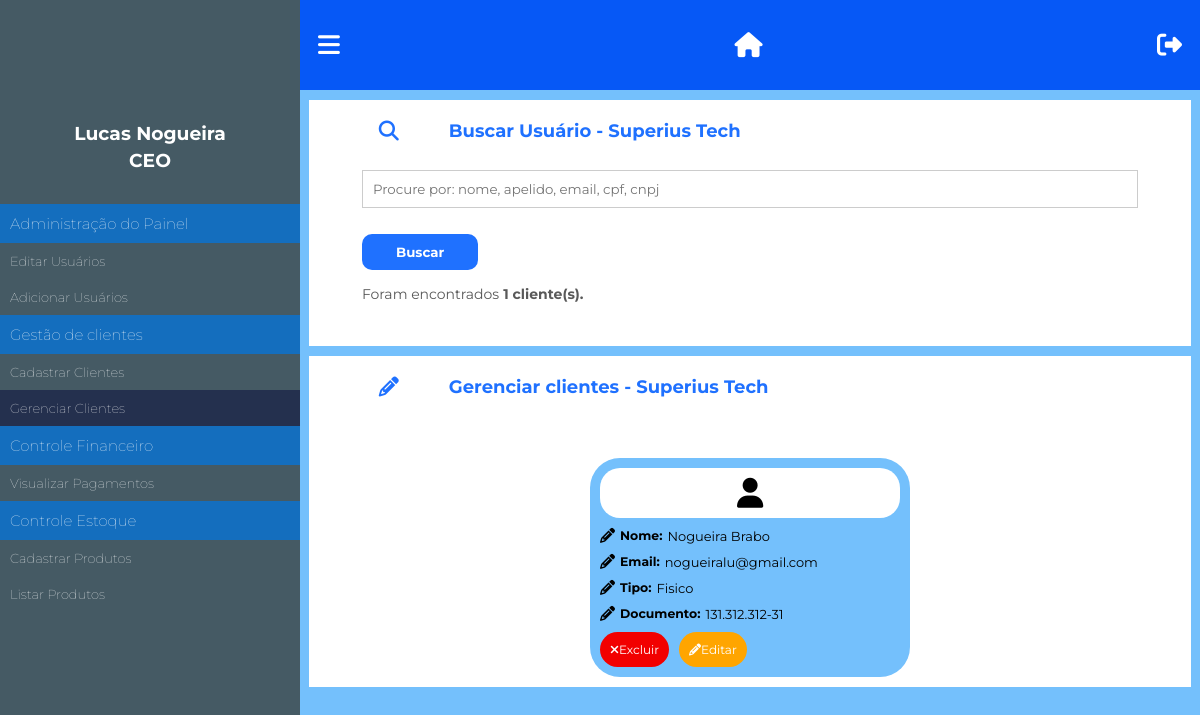
The app's page /painel/gerenciar-clientes (signed in), older data.
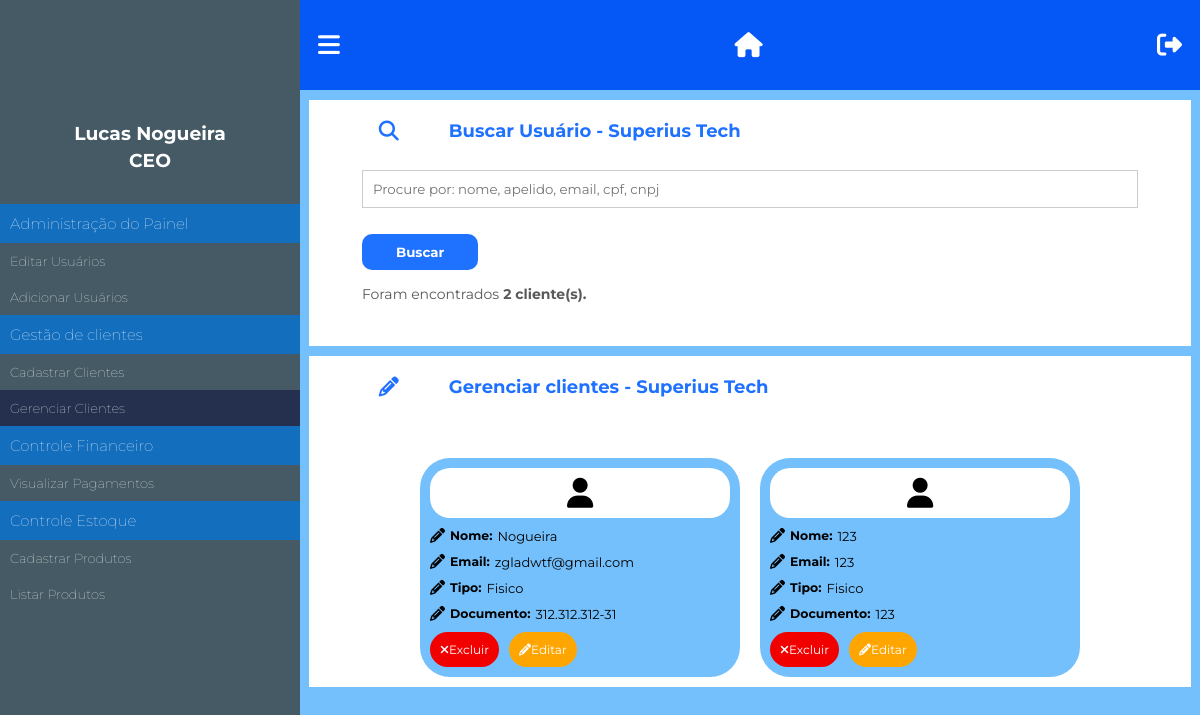
The same page, newer data.
### tables this page shows
CREATE TABLE `clientes` (
  `nCdCliente` int(11) NOT NULL,
  `sNmCliente` varchar(255) DEFAULT NULL,
  `sDsApelido` varchar(255) DEFAULT NULL,
  `sDsEmail` varchar(255) DEFAULT NULL,
  `sDsSenha` varchar(255) DEFAULT NULL,
  `sDsTipoDocumento` varchar(255) DEFAULT NULL,
  `sNrCpfCnpj` varchar(255) DEFAULT NULL,
  `sDsImagem` varchar(255) DEFAULT NULL
);

### classes/Negocio/MySql.php (called while the page is built, shortened)
<?php
	class MySql{
		private static $pdo;
		public static function conectar(){
			if(self::$pdo == null){
				try{
				self::$pdo = new PDO('mysql:host='.HOST.';dbname='.DATABASE,USER,PASSWORD,array(PDO::MYSQL_ATTR_INIT_COMMAND => "SET NAMES utf8"));
				self::$pdo->setAttribute(PDO::ATTR_ERRMODE,PDO::ERRMODE_EXCEPTION);
				}catch(Exception $e){
					echo '<h3>Erro ao conectar</h3>';
				}
			}
			return self::$pdo;
		}
	}
?>

### classes/Persistencia/PainelSQL.php (called while the page is built, shortened)
<?php
class PainelSQL{
    public static function carregarClientesComFiltro($query){
        return "SELECT * FROM CLIENTES $query";
    }
}
?>

### painel/pages/gerenciar-clientes.php (the view, shortened to what this page needs)
<div class="box-content w100 ">
<div class="title-content">
<i class="fa-solid fa-magnifying-glass" style="color: #1f71ff;"></i>
    <h3>Buscar Usuário - <?php echo NOME_EMPRESA ?></h3>
</div>
<?php
$query = "";
$clientes = Painel::carregarClientesComFiltro($query);
?>
<form method="post">
<div class="form-group">
        <input type="text" name="busca" placeholder="Procure por: nome, apelido, email, cpf, cnpj">
    </div>
    <div class="form-group">
    <input type="submit" name="acao" value="Buscar">
    <div class="linhas-retornadas"><p>Foram encontrados<b> <?php echo count($clientes) ?> cliente(s).</b></p></div>
    </div>
    </form>
</div>
<div class="box-content w100 ">
<div class="title-content">
    <i class="fa-solid fa-pencil" style="color: #1f71ff;"></i>
    <h3>Gerenciar clientes - <?php echo NOME_EMPRESA ?></h3>
</div>
<div class="boxes-content-edit">
<?php
$query = "";
$clientes = Painel::carregarClientesComFiltro($query);
foreach($clientes as $values) {
?>
<div class="boxes">
    <div class="boxes-topo">
        <i class="fa fa-user"></i>
    </div>
    <div class="boxes-tipo"><i class="fa fa-pencil"></i><h5>Nome: </h5> <p><?php echo $values['sDsApelido']; ?></p></div>
    <div class="boxes-tipo email"><i class="fa fa-pencil"></i><h5>Email: </h5> <p><?php echo $values['sDsEmail']; ?></p></div>
    <div class="boxes-tipo"><i class="fa fa-pencil"></i> <h5>Tipo: </h5> <p><?php echo  ucfirst($values['sDsTipoDocumento']); ?></p></div>
    <div class="boxes-tipo"><i class="fa fa-pencil"></i><h5>Documento: </h5> <p><?php echo $values['sNrCpfCnpj']; ?></p></div>
    <div class="boxes-btn">
    <a class="btn delete" item_id="<?php echo $values['nCdCliente'] ?>" href="<?php INCLUDE_PATH_PAINEL?>"><i class="fa fa-times"></i>Excluir</a>
    <a class="btn edit" href="<?php echo INCLUDE_PATH_PAINEL?>editar-clientes?id=<?php echo $values['nCdCliente']?>"><i class="fa-solid fa-pencil"></i>Editar</a>
    </div>
</div>
<?php } ?>
</div>
</div>

### painel/index.php
<?php
include('../config.php');
if(Painel::logado() == false)
    include('login.php');
else
    include('main.php');
?>

### painel/main.php (shortened to what this page needs)
<!DOCTYPE html>
<html lang="en">
<head>
    <link rel="stylesheet" href="<?php INCLUDE_PATH_PAINEL ?>css/main.css">
    <link rel="stylesheet" href="https://cdn.jsdelivr.net/npm/zebra_datepicker@latest/dist/css/default/zebra_datepicker.min.css">
</head>
<body>
    <div class="menu">
        <div class="boxUsuario">
            <div class="avatarUser">
        </div>
        <div class="nomeUser">
        <div class="infoUser"><h3><?php echo $_SESSION['adminName']; ?></h3></div>
        </div>
        <div class="cargoUser">
        <div class="infoUser"><span><h3><?php echo $_SESSION['adminCargo']; ?></h3></span></div>
        </div>
        </div>
        <div class="itens-menu">
        <h2>Administração do Painel</h2>
        <a <?php selecionadoMenu('editar-usuario'); ?> href="<?php INCLUDE_PATH_PAINEL ?>editar-usuario">Editar Usuários</a>
        <a <?php selecionadoMenu('adicionar-usuario'); ?> href="<?php INCLUDE_PATH_PAINEL ?>adicionar-usuario">Adicionar Usuários</a>
        <h2>Gestão de clientes </h2>
        <a <?php selecionadoMenu('cadastrar-clientes'); ?> href="<?php INCLUDE_PATH_PAINEL ?>cadastrar-clientes">Cadastrar Clientes</a>
        <a <?php selecionadoMenu('gerenciar-clientes'); ?> href="<?php INCLUDE_PATH_PAINEL ?>gerenciar-clientes">Gerenciar Clientes</a>
        <h2>Controle Financeiro</h2>
        <a <?php selecionadoMenu('visualizar-pagamentos'); ?> href="<?php INCLUDE_PATH_PAINEL ?>visualizar-pagamentos">Visualizar Pagamentos</a>
        <h2>Controle Estoque</h2>
        <a <?php selecionadoMenu('cadastrar-produtos'); ?> href="<?php INCLUDE_PATH_PAINEL ?>cadastrar-produtos">Cadastrar Produtos</a>
        <a <?php selecionadoMenu('listar-produtos'); ?> href="<?php INCLUDE_PATH_PAINEL ?>listar-produtos">Listar Produtos</a>
        </div>
    </div>
    <header>
    <div class="center">
        <div class="menu-btn">
            <i class="fa-solid fa-bars" id="menuBtn" style="color: #ffffff;"></i>
        </div>
        <div class="home logout">
        <a href="<?php INCLUDE_PATH_PAINEL ?>voltar"><i class="fa-solid fa-house" style="color: #ffffff;"></i></a>
        </div>
        <div class="logout">
            <a href="<?php INCLUDE_PATH_PAINEL ?>?logout"><i class="fa-solid fa-right-from-bracket" style="color: #ffffff;"></i></a>
        </div>
    </header>
    <div class="content">
   <?php Painel::carregarPagina(); ?>
    </div>
</body>
</html>

### config.php (shortened to what this page needs)
<?php
include('classes/Negocio/Painel.php');
include('classes/Negocio/MySql.php');
include('classes/Negocio/GDA.php');
include('classes/Persistencia/PainelSQL.php');
function selecionadoMenu($par){
    $url = explode('/',@$_GET['url'])[0];
    if($url == $par){
        echo 'class="menu-active"';
    }
}
?>

### classes/Negocio/Painel.php (shortened to what this page needs)
<?php
class Painel
{
	public static function logado(){
		return isset($_SESSION['login']) ? true : false;
	}
	public static function carregarPagina(){
		if(isset($_GET['url'])){
			$url = explode('/',$_GET['url']);
			if(file_exists('pages/'.$url[0].'.php')){
				include('pages/'.$url[0].'.php');
			}else{
				header('Location: '.INCLUDE_PATH_PAINEL);
			}
		}else{
			include('pages/home.php');
		}
	}
	public static function carregarClientesComFiltro($query){
		$sql = MySql::conectar()->prepare(PainelSQL::carregarClientesComFiltro($query));
		$sql->execute();
		return $sql->fetchAll();
		return $sql->rowCount();
	}
}
?>

### painel/css/main.css (style rules this page uses)
* { margin: 0; padding: 0; font-family: montserrat; }
.center { max-width: 1280px; padding: 0 2%; margin: 0 auto; }
body { background-color: #74C0FC; font-family: 'Montserrat', sans-serif; }
header { float: right; width: calc(100% - 300px); padding: 30px 0; background-color: #0658F6; }
div.menu { overflow-x:hidden; overflow-y: auto; height: 100%; padding:10px 0; position: fixed; left: 0; top: 0; background: #455a64; float: left; width: 300px; }
header .center { display: flex; flex-direction: row; justify-content: space-between; }
.logout a, .menu-btn { font-size: 25px; text-decoration: none; cursor: pointer; }
.boxUsuario { display: flex; flex-direction: column; justify-content: space-around; align-items: center; }
.avatarUser { display: flex; justify-content: center; align-items: center; width: 110px; height: 110px; border-radius: 55px; }
.infoUser { padding: 2px 0; color: white; font-weight: 900; }
.infoUser > span { color: #ffffff; }
.itens-menu { display: flex; flex-direction: column; align-items: center; justify-content: space-around; margin-top: 30px; }
.itens-menu h2 { background-color: #146EBE; width: 100%; padding: 10px; text-align: left; font-size: 15px; padding-left: 30px; color: #ffffff; font-weight:lighter; }
.itens-menu a { width: 100%; padding: 10px; text-align: left; font-size: 13px; padding-left: 30px; color: #ffffff; font-weight:lighter; text-decoration: none; }
.title-content { display: flex; justify-content: first baseline; gap: 50px; align-items: center; color: #1f71ff; font-weight: 900; padding: 10px; margin-left: 50px; }
.title-content h3 { font-weight: bold; font-size: 18px; }
.title-content .fa-solid { font-size: 20px; }
.content { width: calc(100% - 300px); position: relative; float: right; box-sizing: border-box; padding: 10px; display: flex; flex-direction: column; justify-content: space-around; align-items: center; }
.box-content { background-color: #ffffff; padding: 10px; margin-bottom: 10px; }
.w100 { width: 98%; }
.form-group { margin: 10px auto; width: 90%; padding: 8px; display: flex; flex-direction: column; }
.form-group input { padding: 10px; outline: 0; transition: 0.3s; border: 1px solid #CCc; }
.form-group input[type=submit] { width: 15%; background-color:#1f71ff; color: white; font-weight: bold; border-radius: 10px; border: 0; }
input { padding: 10px; outline: 0; transition: 0.3s; border: 1px solid #CCc; }
input[type=submit] { width: 100px; padding: 10px; background-color:#1f71ff; color: white; border-radius: 20px; border: 0; }
.menu-active { background-color: rgb(36, 48, 78); }
.boxes { display: flex ; flex-direction: column; gap: 10px; width: 100%; max-width: 300px; padding: 10px; background-color: #74C0FC; border-radius: 30px; }
.boxes-tipo { display: flex; font-size: 15px; gap: 30px; flex-direction: row; flex-wrap: wrap; }
.boxes-tipo p { font-size: 13px; }
.boxes-topo { font-size: 30px; display: flex; align-items: center; justify-content: center ; padding: 10px; border-radius: 20px; }
.boxes-btn { display: flex; gap: 10px; }
.btn { color: white; padding: 5px; background-color: gray; font-size: 12px; text-decoration: none; padding: 10px; border-radius: 30px; }
.boxes .delete { background-color: #f20000; color: white; }
.boxes .edit { background-color: orange; color: white; }
.boxes-content-edit { margin-top: 50px; display: flex; max-width: 100%; gap: 20px; flex-wrap: wrap; align-items: center; justify-content: center; }
.boxes { display: flex; flex-direction: column; gap: 10px; width: 100%; max-width: 300px; padding: 10px; background-color: #74C0FC; border-radius: 30px; }
.boxes-tipo { display: flex; font-size: 15px; gap: 5px; }
.boxes-topo { font-size: 30px; display: flex; align-items: center; justify-content: center ; padding: 10px; border-radius: 20px; background-color: white; }
.boxes .btn { padding: 5px; background-color: gray; font-size: 12px; text-decoration: none; padding: 10px; border-radius: 30px; }
.linhas-retornadas { padding: 15px; color: #595959; font-size: 14px; margin-left: -15px; }

Row changes from the older to the newer data that the page shows:
removed clientes: sDsApelido "Nogueira Brabo", sDsEmail "nogueiralu@gmail.com", sDsTipoDocumento "Fisico", sNrCpfCnpj "131.312.312-31"
added clientes: sDsApelido "Nogueira", sDsEmail "zgladwtf@gmail.com", sDsTipoDocumento "Fisico", sNrCpfCnpj "312.312.312-31"
added clientes: sDsApelido "123", sDsEmail "123", sDsTipoDocumento "Fisico", sNrCpfCnpj "123"
Text that changed along with them:
count($clientes): "1" → "2"
